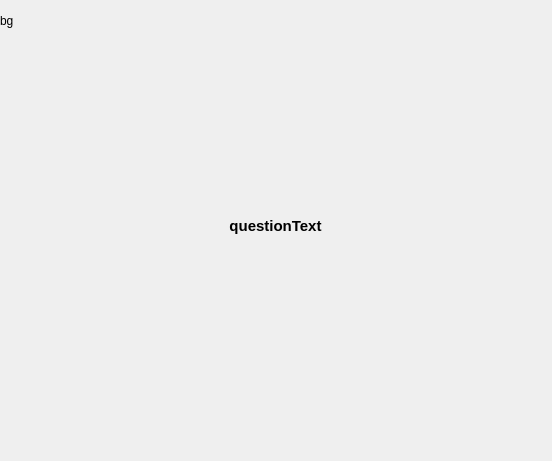
<?xml version="1.0" encoding="UTF-8"?>
<ui version="4.0">
 <class>Question</class>
 <widget class="QMainWindow" name="Question">
  <property name="geometry">
   <rect>
    <x>0</x>
    <y>0</y>
    <width>552</width>
    <height>461</height>
   </rect>
  </property>
  <property name="windowTitle">
   <string>Question</string>
  </property>
  <widget class="QWidget" name="centralwidget">
   <widget class="QPushButton" name="pushButtonNO">
    <property name="geometry">
     <rect>
      <x>406</x>
      <y>390</y>
      <width>60</width>
      <height>60</height>
     </rect>
    </property>
    <property name="toolTip">
     <string>Закрыть</string>
    </property>
    <property name="autoFillBackground">
     <bool>false</bool>
    </property>
    <property name="text">
     <string/>
    </property>
    <property name="flat">
     <bool>true</bool>
    </property>
   </widget>
   <widget class="QLabel" name="questionBG">
    <property name="geometry">
     <rect>
      <x>0</x>
      <y>0</y>
      <width>41</width>
      <height>41</height>
     </rect>
    </property>
    <property name="maximumSize">
     <size>
      <width>552</width>
      <height>461</height>
     </size>
    </property>
    <property name="text">
     <string>bg</string>
    </property>
   </widget>
   <widget class="QPushButton" name="pushButtonYES">
    <property name="geometry">
     <rect>
      <x>320</x>
      <y>390</y>
      <width>60</width>
      <height>60</height>
     </rect>
    </property>
    <property name="toolTip">
     <string>Нанять</string>
    </property>
    <property name="autoFillBackground">
     <bool>false</bool>
    </property>
    <property name="text">
     <string/>
    </property>
    <property name="flat">
     <bool>true</bool>
    </property>
   </widget>
   <widget class="QLabel" name="questionText">
    <property name="geometry">
     <rect>
      <x>100</x>
      <y>170</y>
      <width>351</width>
      <height>111</height>
     </rect>
    </property>
    <property name="font">
     <font>
      <pointsize>11</pointsize>
      <weight>75</weight>
      <bold>true</bold>
     </font>
    </property>
    <property name="text">
     <string>questionText</string>
    </property>
    <property name="scaledContents">
     <bool>true</bool>
    </property>
    <property name="alignment">
     <set>Qt::AlignCenter</set>
    </property>
    <property name="wordWrap">
     <bool>true</bool>
    </property>
   </widget>
   <zorder>questionBG</zorder>
   <zorder>pushButtonNO</zorder>
   <zorder>pushButtonYES</zorder>
   <zorder>questionText</zorder>
  </widget>
 </widget>
 <resources/>
 <connections/>
</ui>
